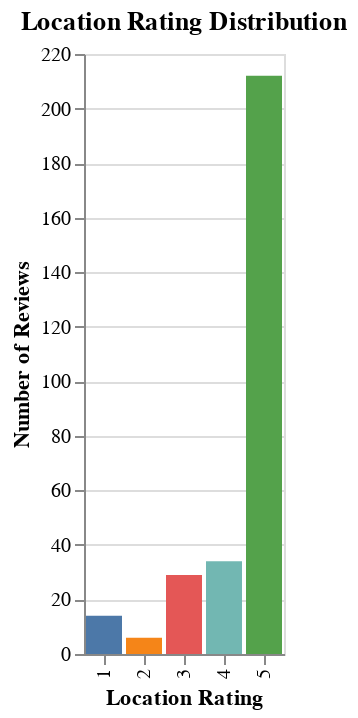

The code cell stored with this chart in its notebook:
### Code cell
location_chart = alt.Chart(location_ratings).mark_bar().encode(
    x = alt.X("index:N", title="Location Rating"),
    y = alt.Y("count:Q", title="Number of Reviews"),
    color = alt.Color("index:N", legend=None)
).properties(
    title = "Location Rating Distribution"
)
location_chart

### Figure 1 — Vega-Lite specification as saved in the notebook (floating-point values rounded to 4 significant figures)
{"config": {"view": {"continuousWidth": 300, "continuousHeight": 300}}, "data": {"name": "data-9812e41a8bb8513bc18ff3d640b956e7"}, "mark": {"type": "bar"}, "encoding": {"color": {"field": "index", "legend": null, "type": "nominal"}, "x": {"field": "index", "title": "Location Rating", "type": "nominal"}, "y": {"field": "count", "title": "Number of Reviews", "type": "quantitative"}}, "title": "Location Rating Distribution", "$schema": "https://vega.github.io/schema/vega-lite/v5.16.3.json", "datasets": {"data-9812e41a8bb8513bc18ff3d640b956e7": [{"index": 5.0, "count": 212}, {"index": 4.0, "count": 34}, {"index": 3.0, "count": 29}, {"index": 1.0, "count": 14}, {"index": 2.0, "count": 6}]}}
